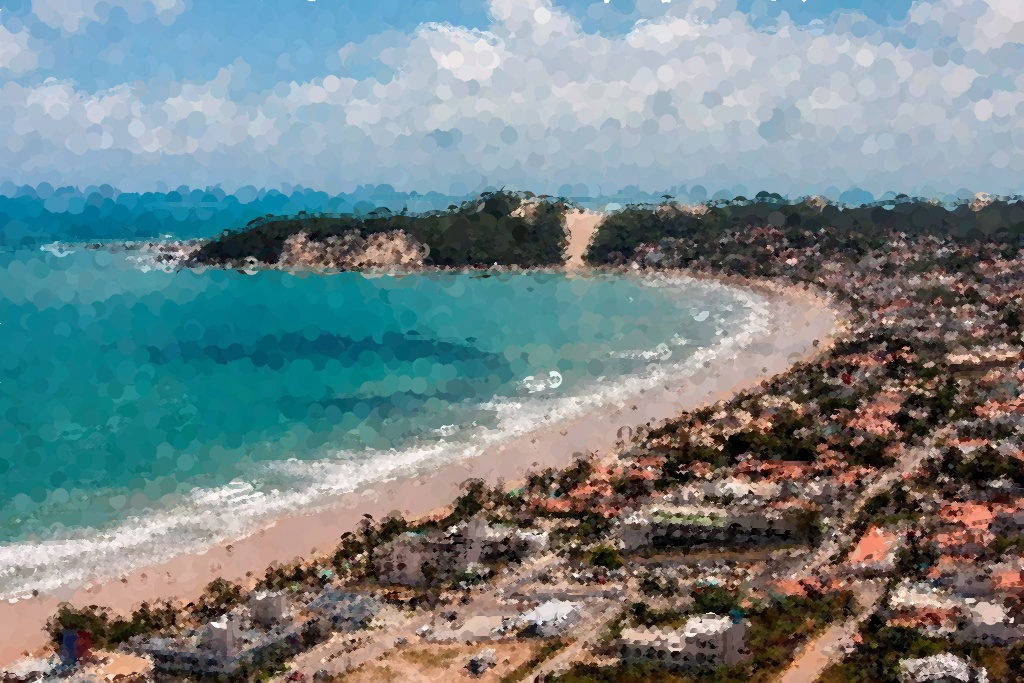
//> input picture images/morro.jpg, 1024 x 683 px, given in place of the camera
$ ./motiondetector   (built with g++ and OpenCV 4)
//> lines starting //> are read from the running program, lines starting //| are printed output that depends on the picture; after the words box and inside, x2 and y2 are one past the last pixel; in counts of white or black regions, pixels touching at a corner belong together
#include <iostream>
#include <opencv2/opencv.hpp>
#include  <time.h>
#include <math.h>

using namespace cv;
using namespace std;

int main () {
    Mat image;
    int width, height;
    VideoCapture cap;
    vector<Mat> planes;
    Mat histR,histV;
    int nbins = 64;
    float range [] = { 0, 256 };
    const float *histrange = { range };
    bool uniform = true;
    bool acummulate = false;

    int intervalo = 500;
    clock_t time_1, time_2;
    int saida_1 = -1;
    float thres = 40, dif = 0;
    double saida_2;

    cap.open ( 0 );

    if ( !cap.isOpened () ) {
        cout << "Deu ruim";
        return -1;
    }

    cap.set ( CAP_PROP_FRAME_WIDTH, 640 );
    cap.set ( CAP_PROP_FRAME_HEIGHT, 480 );
    width = cap.get ( CAP_PROP_FRAME_WIDTH );
    height = cap.get ( CAP_PROP_FRAME_HEIGHT );

    cout << "largura = " << width << endl;
    cout << "altura  = " << height << endl;

    int histw = nbins, histh = nbins / 2;
    Mat histImgR ( histh, histw, CV_8UC3, Scalar ( 0, 0, 0 ) );

    time_1 = clock ();
    histV.setTo ( Scalar ( 0 ) );

    while ( 1 ) {
        cap >> image;
//> image is the input picture: 683 rows x 1024 cols, CV_8UC3; mean B, G, R 134.7, 132.2, 116.4
        split ( image, planes );
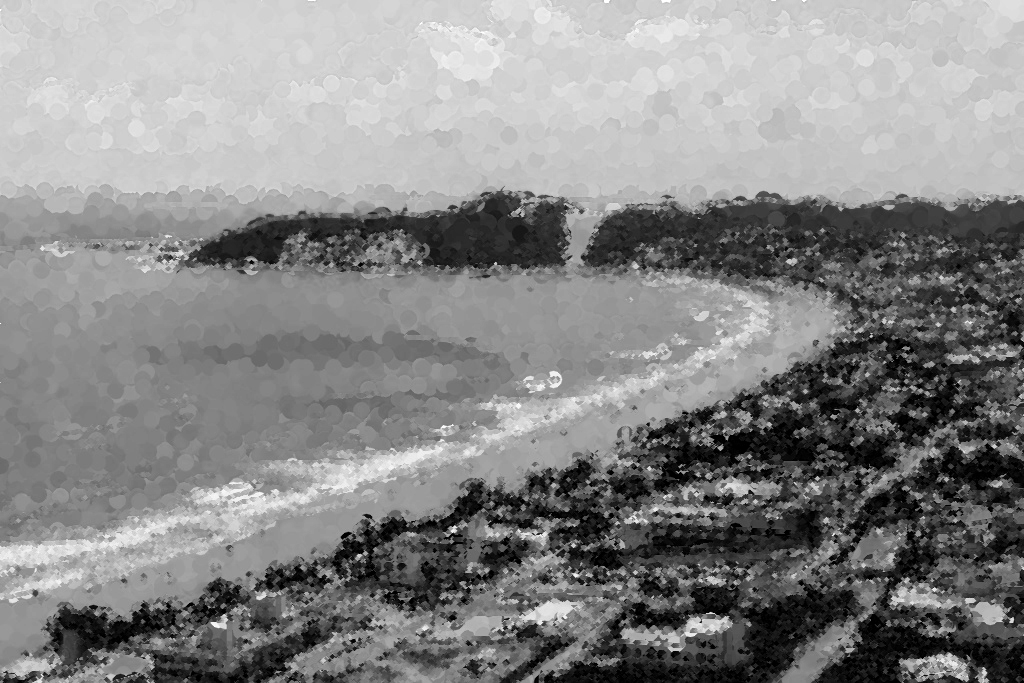
//> planes[0]: 683 rows x 1024 cols, CV_8UC1; min 0, max 255, mean 134.7
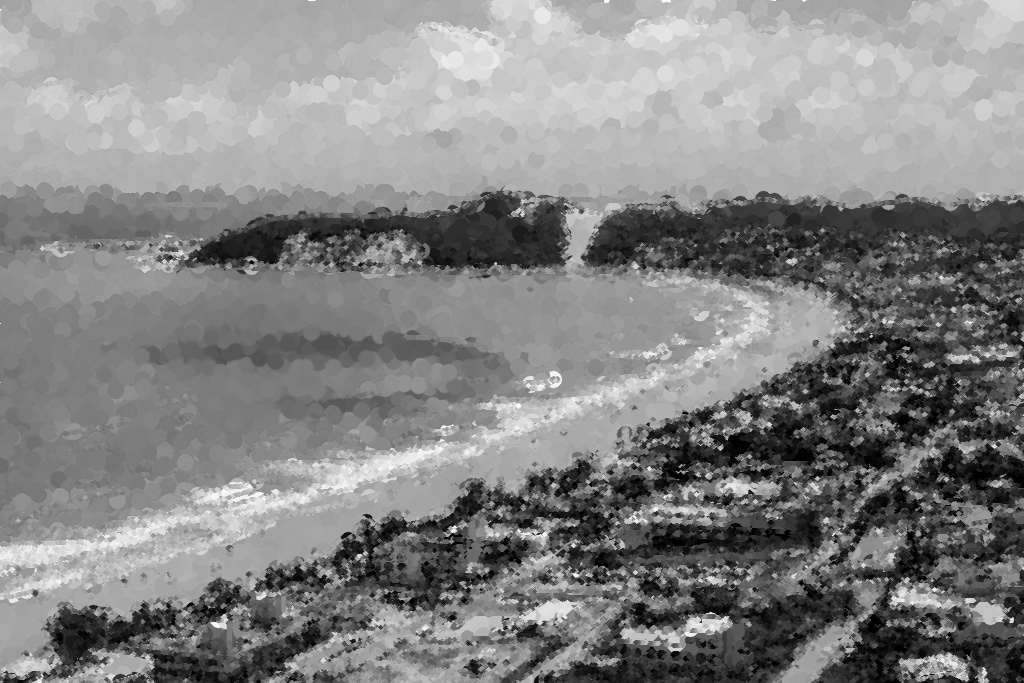
//> planes[1]: 683 rows x 1024 cols, CV_8UC1; min 0, max 255, mean 132.2
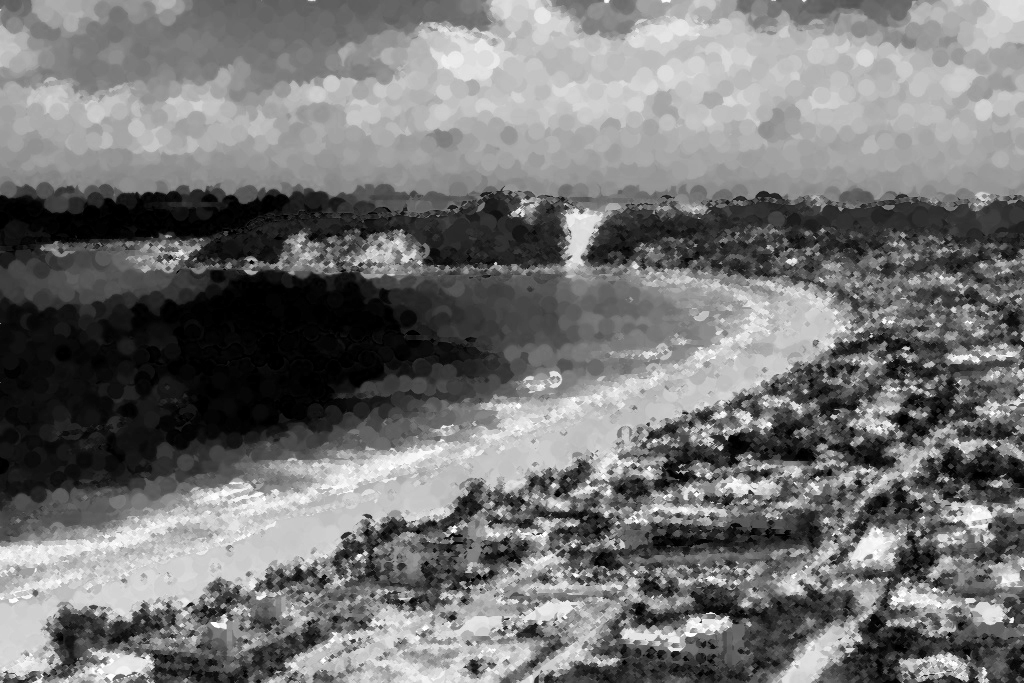
//> planes[2]: 683 rows x 1024 cols, CV_8UC1; min 0, max 255, mean 116.4
        calcHist ( &planes [ 0 ], 1, 0, Mat (), histR, 1, &nbins, &histrange, uniform, acummulate );
//> histR = 64 values, max 43917 at index 52, min 41 at index 62, mean 10928

        normalize ( histR, histR, 0, histImgR.rows, NORM_MINMAX, -1, Mat () );
//> histR = 64 values, max 32 at index 52, min 0 at index 62, mean 7.94

        if ( saida_1 == -1 ) {
            histV = histR.clone ();
//> histV has the same summary as histR
        }
        histImgR.setTo ( Scalar ( 0 ) );

        for ( int i = 0; i < nbins; i++ ) {
            dif += abs ( histV.at<float>( i ) - histR.at<float>( i ) );

            line ( histImgR, Point ( i, histh ), Point ( i, cvRound ( histR.at<float>( i ) ) ),Scalar ( 0, 0, 255 ), 1, 8, 0 );
        }
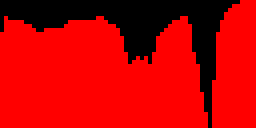
//> histImgR: 32 rows x 64 cols, CV_8UC3 (shown 4 times larger); mean B, G, R 0, 0, 192
//> after the loop, dif = 0

        if ( dif > thres ) {
            circle ( image, Point ( image.cols / 2, image.rows / 2 ), 200, Scalar ( 0, 0, 255 ), -200 );
        }

        dif = 0;

        histImgR.copyTo ( image ( Rect ( 0, 0 ,nbins, histh ) ) );
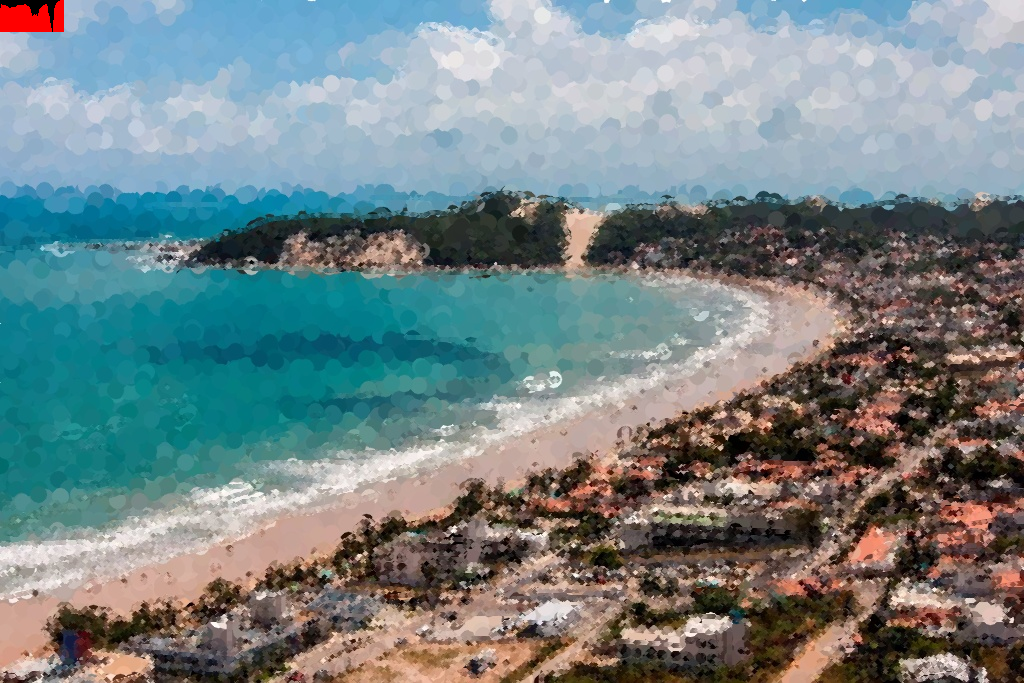
//> image: 683 rows x 1024 cols, CV_8UC3; 0.29% of pixels changed, all inside (x1, y1, x2, y2) = (0, 0, 64, 32)
        imshow ( "", image );
        if ( waitKey ( 30 ) == 27 ) break;
//> the Esc key is pressed

        saida_1 = ( int ) clock () - ( time_1 );
        saida_2 = ( double ) ( ( saida_1 ) / ( double ) CLOCKS_PER_SEC );
        saida_2 *= 1000.0;
        if ( ( int ) saida_2 % intervalo < 100 ) {
            histV = histR.clone ();
        }
    }
    return 0;
}

$ run again, on images/biel.png
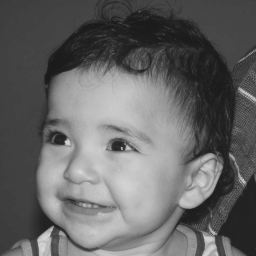
//> input picture images/biel.png, 256 x 256 px, given in place of the camera
//> image is the input picture: 256 rows x 256 cols, CV_8UC3; min 26, max 219, mean 100.9
//> `calcHist ( &planes [ 0 ], 1, 0, Mat (), histR, 1, &nbins, &histrange, ..`: histR = 64 values, max 10282 at index 16, min 0 at index 0, mean 1024
//> `normalize ( histR, histR, 0, histImgR.rows, NORM_MINMAX, -1, Mat () );`: histR = 64 values, max 32 at index 16, min 0 at index 0, mean 3.19
//> histV has the same summary as histR
//> after the loop `for ( int i = 0; i < nbins; i++ )`:
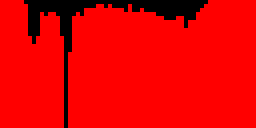
//> histImgR: 32 rows x 64 cols, CV_8UC3 (shown 4 times larger); mean B, G, R 0, 0, 229.6
//> after the loop `for ( int i = 0; i < nbins; i++ )`: dif = 0
//> `histImgR.copyTo ( image ( Rect ( 0, 0 ,nbins, histh ) ) );`:
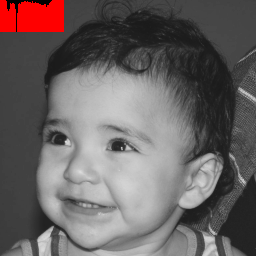
//> image: 256 rows x 256 cols, CV_8UC3; 3.12% of pixels changed, all inside (x1, y1, x2, y2) = (0, 0, 64, 32)

$ run again, on images/biel_trocada.png
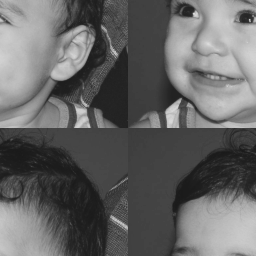
//> input picture images/biel_trocada.png, 256 x 256 px, given in place of the camera
//> image is the input picture: 256 rows x 256 cols, CV_8UC3; min 26, max 219, mean 100.9
//> `calcHist ( &planes [ 0 ], 1, 0, Mat (), histR, 1, &nbins, &histrange, ..`: histR = 64 values, max 10282 at index 16, min 0 at index 0, mean 1024
//> `normalize ( histR, histR, 0, histImgR.rows, NORM_MINMAX, -1, Mat () );`: histR = 64 values, max 32 at index 16, min 0 at index 0, mean 3.19
//> histV has the same summary as histR
//> after the loop `for ( int i = 0; i < nbins; i++ )`:
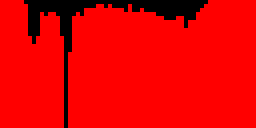
//> histImgR: 32 rows x 64 cols, CV_8UC3 (shown 4 times larger); mean B, G, R 0, 0, 229.6
//> after the loop `for ( int i = 0; i < nbins; i++ )`: dif = 0
//> `histImgR.copyTo ( image ( Rect ( 0, 0 ,nbins, histh ) ) );`:
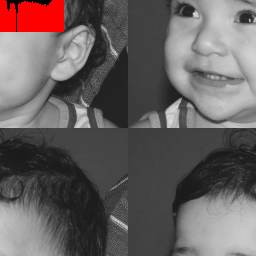
//> image: 256 rows x 256 cols, CV_8UC3; 3.12% of pixels changed, all inside (x1, y1, x2, y2) = (0, 0, 64, 32)
